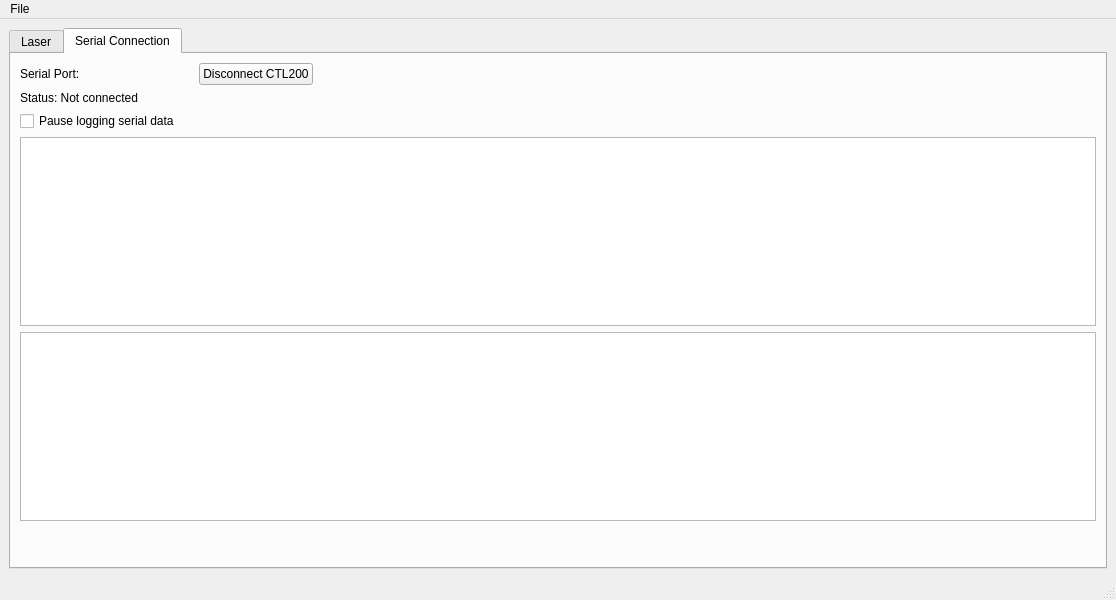
<?xml version="1.0" encoding="UTF-8"?>
<ui version="4.0">
 <class>MainWindow</class>
 <widget class="QMainWindow" name="MainWindow">
  <property name="geometry">
   <rect>
    <x>0</x>
    <y>0</y>
    <width>1116</width>
    <height>600</height>
   </rect>
  </property>
  <property name="windowTitle">
   <string>PyQt6 Template</string>
  </property>
  <widget class="QWidget" name="centralwidget">
   <layout class="QVBoxLayout" name="verticalLayout_9">
    <item>
     <widget class="QTabWidget" name="tabWidget">
      <property name="currentIndex">
       <number>1</number>
      </property>
      <widget class="QWidget" name="tabLaserControll">
       <attribute name="title">
        <string>Laser</string>
       </attribute>
       <layout class="QVBoxLayout" name="verticalLayout">
        <item>
         <layout class="QGridLayout" name="gridLayout_2">
          <item row="0" column="1" alignment="Qt::AlignRight">
           <widget class="QLabel" name="label_2">
            <property name="text">
             <string>Laser current:</string>
            </property>
           </widget>
          </item>
          <item row="1" column="0" alignment="Qt::AlignHCenter">
           <widget class="QCheckBox" name="checkBox_TECEnable">
            <property name="text">
             <string>Enable TEC</string>
            </property>
           </widget>
          </item>
          <item row="0" column="0" alignment="Qt::AlignHCenter">
           <widget class="QCheckBox" name="checkBox_LaserEnable">
            <property name="toolTip">
             <string>Enable laser output</string>
            </property>
            <property name="text">
             <string>Laser ON</string>
            </property>
           </widget>
          </item>
          <item row="0" column="2">
           <widget class="QLabel" name="label_LaserCurrent_mA">
            <property name="text">
             <string>TextLabel</string>
            </property>
           </widget>
          </item>
          <item row="1" column="1">
           <layout class="QGridLayout" name="gridLayout_3">
            <item row="0" column="0" alignment="Qt::AlignRight">
             <widget class="QLabel" name="label">
              <property name="text">
               <string>TEC current:</string>
              </property>
             </widget>
            </item>
            <item row="1" column="0" alignment="Qt::AlignRight">
             <widget class="QLabel" name="label_3">
              <property name="text">
               <string>Temperature:</string>
              </property>
             </widget>
            </item>
           </layout>
          </item>
          <item row="2" column="0">
           <widget class="QLabel" name="label_4">
            <property name="text">
             <string>Set laser current</string>
            </property>
           </widget>
          </item>
          <item row="2" column="1">
           <widget class="QDoubleSpinBox" name="doubleSpinBox_LaserCurrent">
            <property name="suffix">
             <string> mA</string>
            </property>
            <property name="decimals">
             <number>3</number>
            </property>
            <property name="maximum">
             <double>200.000000000000000</double>
            </property>
            <property name="singleStep">
             <double>0.100000000000000</double>
            </property>
           </widget>
          </item>
          <item row="3" column="1">
           <widget class="QDoubleSpinBox" name="doubleSpinBox_SetTemperature">
            <property name="suffix">
             <string> Ohm</string>
            </property>
            <property name="maximum">
             <double>15000.000000000000000</double>
            </property>
            <property name="value">
             <double>10000.000000000000000</double>
            </property>
           </widget>
          </item>
          <item row="1" column="2">
           <layout class="QGridLayout" name="gridLayout_4">
            <item row="0" column="0">
             <widget class="QLabel" name="label_TECCurrent_mA">
              <property name="text">
               <string>TextLabel</string>
              </property>
             </widget>
            </item>
            <item row="1" column="0">
             <widget class="QLabel" name="label_thermistorR">
              <property name="text">
               <string>TextLabel</string>
              </property>
             </widget>
            </item>
           </layout>
          </item>
          <item row="3" column="0">
           <widget class="QLabel" name="label_5">
            <property name="text">
             <string>Set temperature</string>
            </property>
           </widget>
          </item>
          <item row="0" column="3" alignment="Qt::AlignRight">
           <widget class="QLabel" name="label_11">
            <property name="text">
             <string>P</string>
            </property>
           </widget>
          </item>
          <item row="0" column="4">
           <widget class="QDoubleSpinBox" name="doubleSpinBox_P">
            <property name="decimals">
             <number>9</number>
            </property>
            <property name="singleStep">
             <double>0.000001000000000</double>
            </property>
           </widget>
          </item>
          <item row="1" column="3" alignment="Qt::AlignRight">
           <widget class="QLabel" name="label_12">
            <property name="text">
             <string>I</string>
            </property>
           </widget>
          </item>
          <item row="1" column="4">
           <widget class="QDoubleSpinBox" name="doubleSpinBox_I">
            <property name="decimals">
             <number>9</number>
            </property>
            <property name="singleStep">
             <double>0.000001000000000</double>
            </property>
           </widget>
          </item>
          <item row="2" column="3" alignment="Qt::AlignRight">
           <widget class="QLabel" name="label_13">
            <property name="text">
             <string>D</string>
            </property>
           </widget>
          </item>
          <item row="2" column="4">
           <widget class="QDoubleSpinBox" name="doubleSpinBox_D">
            <property name="decimals">
             <number>9</number>
            </property>
            <property name="singleStep">
             <double>0.000001000000000</double>
            </property>
           </widget>
          </item>
          <item row="3" column="4">
           <widget class="QPushButton" name="pushButton_SaveSettings">
            <property name="text">
             <string>Save settings</string>
            </property>
           </widget>
          </item>
         </layout>
        </item>
        <item>
         <widget class="QWidget" name="PlotPlaceholder" native="true"/>
        </item>
       </layout>
      </widget>
      <widget class="QWidget" name="tab_serial">
       <attribute name="title">
        <string>Serial Connection</string>
       </attribute>
       <layout class="QVBoxLayout" name="verticalLayout_2">
        <item>
         <layout class="QGridLayout" name="gridLayout">
          <item row="0" column="1">
           <widget class="QLabel" name="label_SerialPort">
            <property name="text">
             <string/>
            </property>
           </widget>
          </item>
          <item row="1" column="0">
           <widget class="QLabel" name="label_status">
            <property name="text">
             <string>Status: Not connected</string>
            </property>
           </widget>
          </item>
          <item row="1" column="1">
           <widget class="QLabel" name="label_Status">
            <property name="text">
             <string/>
            </property>
           </widget>
          </item>
          <item row="0" column="3">
           <spacer name="horizontalSpacer">
            <property name="orientation">
             <enum>Qt::Horizontal</enum>
            </property>
            <property name="sizeHint" stdset="0">
             <size>
              <width>40</width>
              <height>20</height>
             </size>
            </property>
           </spacer>
          </item>
          <item row="2" column="0">
           <widget class="QCheckBox" name="checkBox_pauseLogging">
            <property name="palette">
             <palette>
              <active>
               <colorrole role="Button">
                <brush brushstyle="SolidPattern">
                 <color alpha="255">
                  <red>255</red>
                  <green>255</green>
                  <blue>0</blue>
                 </color>
                </brush>
               </colorrole>
              </active>
              <inactive>
               <colorrole role="Button">
                <brush brushstyle="SolidPattern">
                 <color alpha="255">
                  <red>255</red>
                  <green>255</green>
                  <blue>0</blue>
                 </color>
                </brush>
               </colorrole>
              </inactive>
              <disabled>
               <colorrole role="Button">
                <brush brushstyle="SolidPattern">
                 <color alpha="255">
                  <red>255</red>
                  <green>255</green>
                  <blue>0</blue>
                 </color>
                </brush>
               </colorrole>
              </disabled>
             </palette>
            </property>
            <property name="text">
             <string>Pause logging serial data</string>
            </property>
           </widget>
          </item>
          <item row="0" column="0">
           <widget class="QLabel" name="label_1">
            <property name="text">
             <string>Serial Port:</string>
            </property>
           </widget>
          </item>
          <item row="0" column="2">
           <widget class="QPushButton" name="pushButton_connectDisconnect">
            <property name="text">
             <string>Disconnect CTL200</string>
            </property>
           </widget>
          </item>
         </layout>
        </item>
        <item>
         <widget class="QTextEdit" name="textEdit_SerialPort">
          <property name="readOnly">
           <bool>true</bool>
          </property>
         </widget>
        </item>
        <item>
         <widget class="QTextEdit" name="textEdit_SerialPort_raw">
          <property name="readOnly">
           <bool>true</bool>
          </property>
         </widget>
        </item>
        <item>
         <spacer name="verticalSpacer">
          <property name="orientation">
           <enum>Qt::Vertical</enum>
          </property>
          <property name="sizeHint" stdset="0">
           <size>
            <width>20</width>
            <height>40</height>
           </size>
          </property>
         </spacer>
        </item>
       </layout>
      </widget>
     </widget>
    </item>
   </layout>
  </widget>
  <widget class="QMenuBar" name="menubar">
   <property name="geometry">
    <rect>
     <x>0</x>
     <y>0</y>
     <width>1116</width>
     <height>26</height>
    </rect>
   </property>
   <widget class="QMenu" name="menuFile">
    <property name="title">
     <string>File</string>
    </property>
    <addaction name="actionExit"/>
   </widget>
   <addaction name="menuFile"/>
  </widget>
  <widget class="QStatusBar" name="statusbar"/>
  <action name="actionExit">
   <property name="text">
    <string>Exit</string>
   </property>
  </action>
 </widget>
 <resources/>
 <connections/>
</ui>
